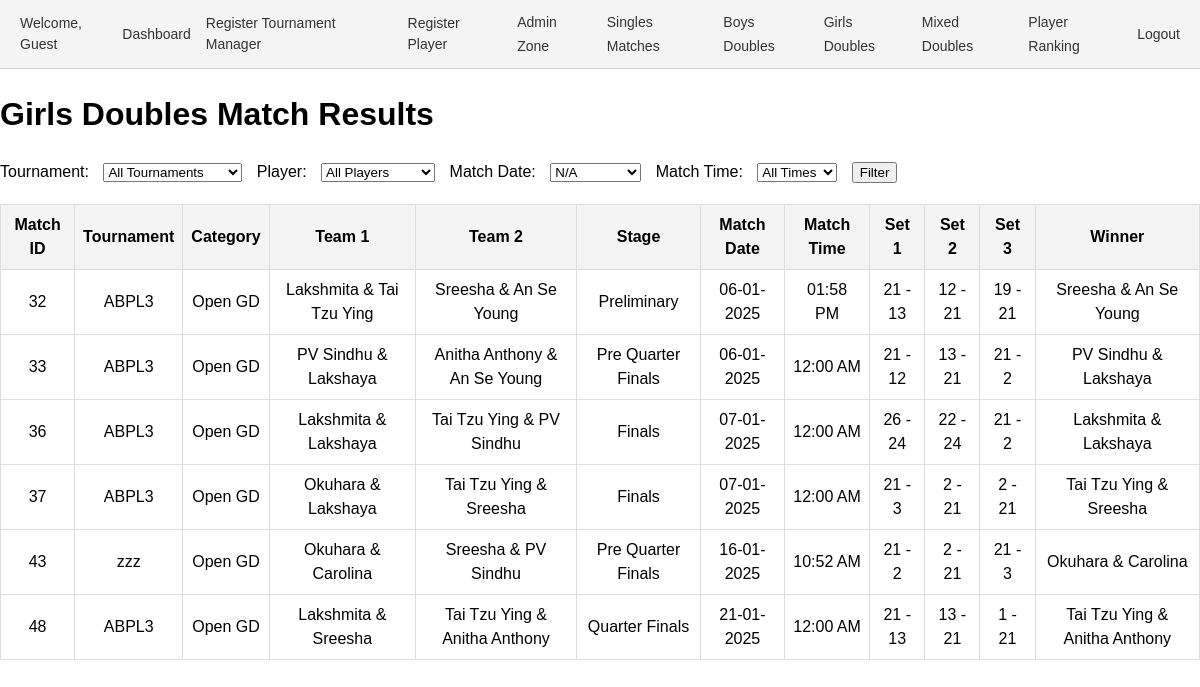
The app's page /results_gd.php, older data.
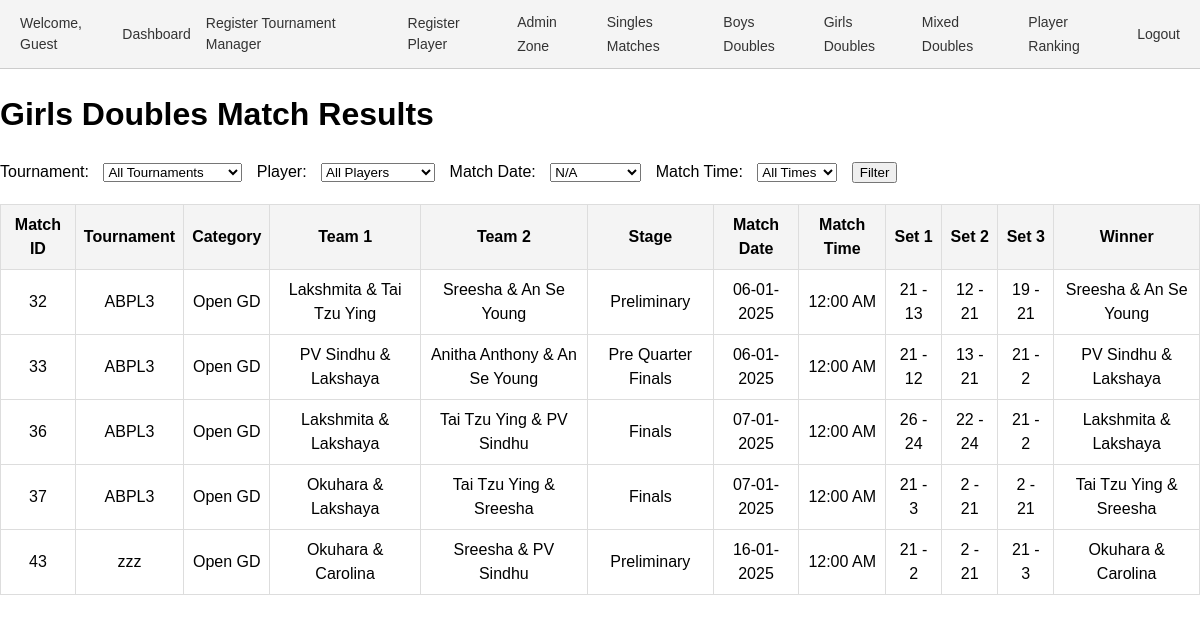
The same page, newer data.
### tables this page shows
CREATE TABLE `matches` (
  `id` int(11) NOT NULL,
  `tournament_id` int(11) NOT NULL,
  `category_id` int(11) NOT NULL,
  `pool` enum('A','B') DEFAULT NULL,
  `player1_id` int(11) DEFAULT NULL,
  `player2_id` int(11) DEFAULT NULL,
  `pre_quarter` tinyint(1) DEFAULT 0,
  `quarter` tinyint(1) DEFAULT 0,
  `semi` tinyint(1) DEFAULT 0,
  `final` tinyint(1) DEFAULT 0,
  `set1_player1_points` int(11) DEFAULT 0,
  `set1_player2_points` int(11) DEFAULT 0,
  `set2_player1_points` int(11) DEFAULT 0,
  `set2_player2_points` int(11) DEFAULT 0,
  `set3_player1_points` int(11) DEFAULT 0,
  `set3_player2_points` int(11) DEFAULT 0,
  `created_by` int(11) DEFAULT NULL,
  `moderated_by` int(11) DEFAULT NULL,
  `stage` enum('Pre Quarter Finals','Quarter Finals','Semifinals','Finals','Preliminary') NOT NULL,
  `match_date` date DEFAULT NULL,
  `match_time` time DEFAULT NULL,
  `team1_player1_id` int(11) NOT NULL DEFAULT 0,
  `team1_player2_id` int(11) NOT NULL DEFAULT 0,
  `team2_player1_id` int(11) DEFAULT 0,
  `team2_player2_id` int(11) DEFAULT 0,
  `set1_team1_points` int(11) NOT NULL DEFAULT 0,
  `set1_team2_points` int(11) DEFAULT 0,
  `set2_team1_points` int(11) DEFAULT 0,
  `set2_team2_points` int(11) DEFAULT 0,
  `set3_team1_points` int(11) DEFAULT 0,
  `set3_team2_points` int(11) DEFAULT 0,
  `player3_id` int(11) DEFAULT NULL,
  `player4_id` int(11) DEFAULT NULL,
  `deleted_at` datetime DEFAULT NULL
);

CREATE TABLE `tournaments` (
  `id` int(11) NOT NULL,
  `name` varchar(255) NOT NULL,
  `created_by` int(11) DEFAULT NULL,
  `year` int(11) NOT NULL DEFAULT year(curdate()),
  `moderated_by` int(11) DEFAULT NULL
);

CREATE TABLE `categories` (
  `id` int(11) NOT NULL,
  `name` varchar(255) NOT NULL,
  `created_by` int(11) NOT NULL,
  `age_group` varchar(255) DEFAULT NULL,
  `sex` varchar(10) DEFAULT NULL,
  `type` enum('singles','doubles','mixed doubles') DEFAULT 'singles',
  `tournament_id` int(11) NOT NULL
);

### results_gd.php (the view, shortened to what this page needs)
<?php include 'header.php'; ?>
<?php
require_once 'conn.php';
$conn = new mysqli($servername, $username, $password, $dbname);
$match_date = $_GET['match_date'] ?? '';
$dates = $conn->query("SELECT DISTINCT match_date FROM matches ORDER BY match_date");
$query = "
    SELECT
        m.id AS match_id,
        t.name AS tournament_name,
        c.name AS category_name,
        c.type AS category_type, /* Singles, Doubles, or Mixed Doubles */
        p1.name AS team1_player1_name,
        p2.name AS team1_player2_name,
        p3.name AS team2_player1_name,
        p4.name AS team2_player2_name,
        m.stage,
        m.match_date,
        m.match_time,
        m.set1_team1_points,
        m.set1_team2_points,
        m.set2_team1_points,
        m.set2_team2_points,
        m.set3_team1_points,
        m.set3_team2_points
    FROM matches m
    INNER JOIN tournaments t ON m.tournament_id = t.id
    INNER JOIN categories c ON m.category_id = c.id
    LEFT JOIN players p1 ON m.team1_player1_id = p1.id
    LEFT JOIN players p2 ON m.team1_player2_id = p2.id
    LEFT JOIN players p3 ON m.team2_player1_id = p3.id
    LEFT JOIN players p4 ON m.team2_player2_id = p4.id
    WHERE c.type = 'doubles' AND c.sex = 'F' /* Filter only doubles and female categories */
";
$query .= " ORDER BY m.id";
$result = $conn->query($query);
?>
<!DOCTYPE html>
<html lang="en">
<head>
</head>
<body>
    <h1>Girls Doubles Match Results</h1>
    <form method="get">
        <label for="tournament_id">Tournament:</label>
        <select name="tournament_id" id="tournament_id">
            <option value="">All Tournaments</option>
        </select>
        <label for="player_id">Player:</label>
        <select name="player_id" id="player_id">
            <option value="">All Players</option>
        </select>
        <label for="match_date">Match Date:</label>
        <select name="match_date" id="match_date">
            <?php while ($row = $dates->fetch_assoc()): ?>
                <option value="<?= $row['match_date'] ?>" <?= $match_date == $row['match_date'] ? 'selected' : '' ?>>
                    <?= $row['match_date'] ? date("d-m-Y", strtotime($row['match_date'])) : 'N/A' ?>
                </option>
            <?php endwhile; ?>
        </select>
        <label for="datetime">Match Time:</label>
        <select name="datetime" id="datetime">
            <option value="">All Times</option>
        </select>
        <button type="submit">Filter</button>
    </form>
    <?php if ($result->num_rows > 0): ?>
        <table>
            <tr>
                <th>Match ID</th>
                <th>Tournament</th>
                <th>Category</th>
                <th>Team 1</th>
                <th>Team 2</th>
                <th>Stage</th>
                <th>Match Date</th>
                <th>Match Time</th>
                <th>Set 1</th>
                <th>Set 2</th>
                <th>Set 3</th>
                <th>Winner</th>
            </tr>
            <?php while ($row = $result->fetch_assoc()):
                $team1 = $row['team1_player1_name'] . " & " . $row['team1_player2_name'];
                $team2 = $row['team2_player1_name'] . " & " . $row['team2_player2_name'];
                $team1_total = $row['set1_team1_points'] + $row['set2_team1_points'] + $row['set3_team1_points'];
                $team2_total = $row['set1_team2_points'] + $row['set2_team2_points'] + $row['set3_team2_points'];
                $winner = $team1_total > $team2_total ? $team1 : ($team1_total < $team2_total ? $team2 : 'Draw');
            ?>
                <tr>
                    <td><?= $row['match_id'] ?></td>
                    <td><?= $row['tournament_name'] ?></td>
                    <td><?= $row['category_name'] ?></td>
                    <td><?= $team1 ?></td>
                    <td><?= $team2 ?></td>
                    <td><?= $row['stage'] ?></td>
                    <td><?= $row['match_date'] ? date("d-m-Y", strtotime($row['match_date'])) : 'N/A' ?></td>
                    <td><?= $row['match_time'] ? date("h:i A", strtotime($row['match_time'])) : 'N/A' ?></td>
                    <td><?= $row['set1_team1_points'] . ' - ' . $row['set1_team2_points'] ?></td>
                    <td><?= $row['set2_team1_points'] . ' - ' . $row['set2_team2_points'] ?></td>
                    <td><?= $row['set3_team1_points'] . ' - ' . $row['set3_team2_points'] ?></td>
                    <td><?= $winner ?></td>
                </tr>
            <?php endwhile; ?>
        </table>
    <?php else: ?>
        <p>No matches found for the selected filters.</p>
    <?php endif; ?>
</body>
</html>

Row changes from the older to the newer data that the page shows:
no longer on this page (row edited): matches: id "48", tournament.name "ABPL3", category.name "Open GD", team1 "Lakshmita & Sreesha", team2 "Tai Tzu Ying & Anitha Anthony", stage "Quarter Finals", match_date "21-01-2025", match_time "12:00 AM", set1_team1_points "21", set1_team2_points "13", set2_team1_points "13", set2_team2_points "21", set3_team1_points "1", set3_team2_points "21", winner "Tai Tzu Ying & Anitha Anthony"
changed matches id 32: match_time "01:58 PM" → "12:00 AM"
changed matches "zzz": stage "Pre Quarter Finals" → "Preliminary"; match_time "10:52 AM" → "12:00 AM"
